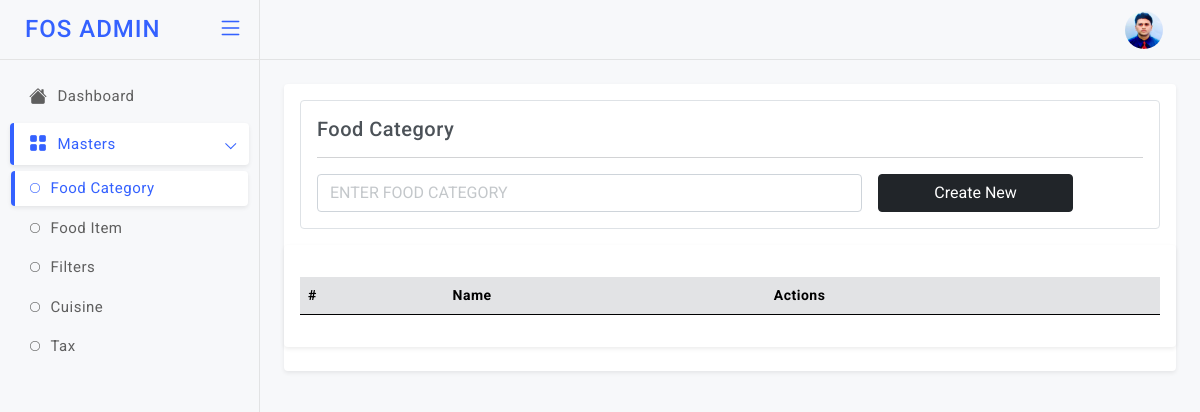
The app's page /foodcat (signed in), older data.
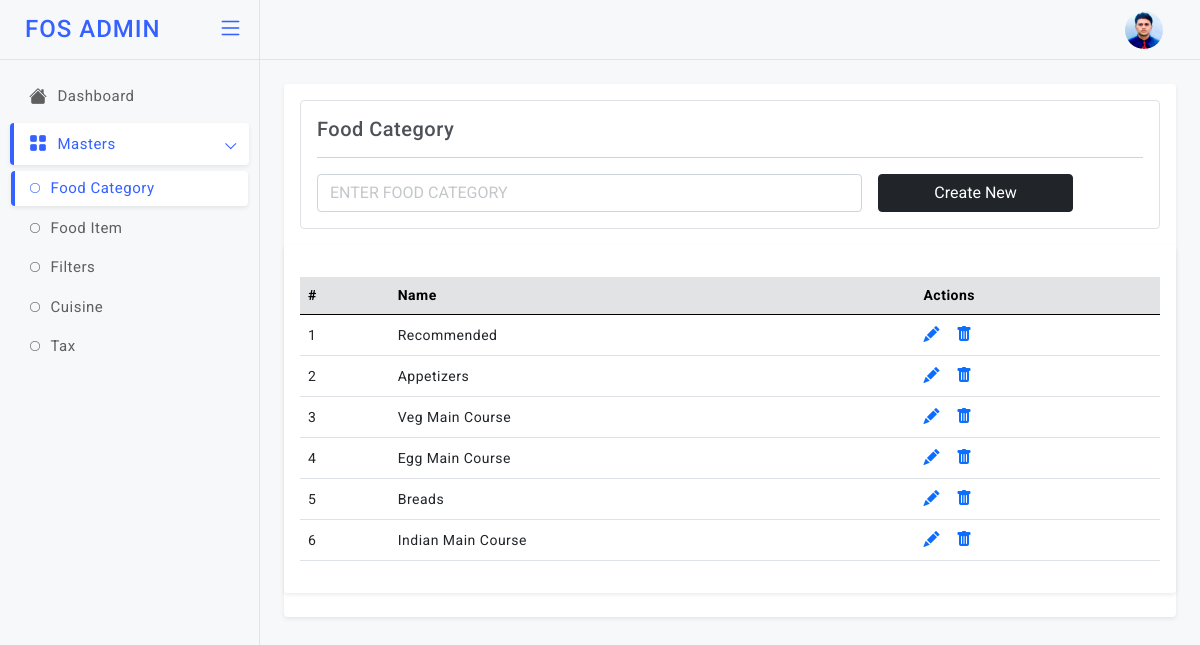
The same page, newer data.
### models.py (models this page shows)
class MenuCategory(db.Model):
    id=db.Column(db.Integer,primary_key=True)
    food_category_name=db.Column(db.String)

### app.py (the view)
@app.route('/foodcat', methods=["GET","POST"]) # End Point to Add & View the Menu Categories
def foodcat():
    if not settings.session.get("name"):
            return settings.redirect("/login")
    if settings.request.method=="POST":
        food_category_name = settings.request.form["food_category_name"]
        info=models.MenuCategory(food_category_name=food_category_name)
        db.session.add(info)
        db.session.commit()
    fetch=models.MenuCategory.query.all()
    return settings.render_template('admin/foodcat.html', getinfo=fetch)

### templates/admin/foodcat.html (shortened to what the changed rows need)
<!doctype html>
<html lang="en">
<head>
  <link href="static/admin-assets/plugins/simplebar/css/simplebar.css" rel="stylesheet" />
  <link href="static/admin-assets/plugins/perfect-scrollbar/css/perfect-scrollbar.css" rel="stylesheet" />
  <link href="static/admin-assets/plugins/metismenu/css/metisMenu.min.css" rel="stylesheet" />
  <link href="static/admin-assets/css/bootstrap.min.css" rel="stylesheet" />
  <link href="static/admin-assets/css/bootstrap-extended.css" rel="stylesheet" />
  <link href="static/admin-assets/css/style.css" rel="stylesheet" />
  <link href="static/admin-assets/css/icons.css" rel="stylesheet">
  <link rel="stylesheet" href="https://cdn.jsdelivr.net/npm/bootstrap-icons@1.5.0/font/bootstrap-icons.css">
	<link href="static/admin-assets/css/pace.min.css" rel="stylesheet" />
  <link href="static/admin-assets/css/dark-theme.css" rel="stylesheet" />
  <link href="static/admin-assets/css/light-theme.css" rel="stylesheet" />
  <link href="static/admin-assets/css/semi-dark.css" rel="stylesheet" />
  <link href="static/admin-assets/css/header-colors.css" rel="stylesheet" />
</head>
<body>
  <div class="wrapper">
          <main class="page-content">
            <div class="card">
               <div class="card">
                 <div class="card-body">
                   <div class="table-responsive mt-3">
                     <table class="table align-middle">
                       <thead class="table-secondary">
                         <tr>
                          <th>#</th>
                          <th>Name</th>
                          <th>Actions</th>
                         </tr>
                       </thead>
                       <tbody>
                        {% for i in getinfo %}
                         <tr>
                          <td>{{loop.index}}</td>
                           <td>
                             <p class="mb-0">{{i["food_category_name"]}}</p>
                           </td>
                            <td>
                             <div class="table-actions d-flex align-items-center gap-3 fs-6">
                              <a href="/foodcatupdate?id={{i['id']}}"><i class="bi bi-pencil-fill"></i></a>
                               <a href="/foodcatdel/{{i['id']}}"><i class="bi bi-trash-fill"></i></a>
                             </div>
                           </td>
                         </tr>
                         {% endfor %}
                       </tbody>
                     </table>
                   </div>
                 </div>
               </div>
          </main>
  </div>
</body>
</html>

Row changes from the older to the newer data that the page shows:
added MenuCategory: food_category_name "Recommended"
added MenuCategory: food_category_name "Appetizers"
added MenuCategory: food_category_name "Veg Main Course"
added MenuCategory: food_category_name "Egg Main Course"
added MenuCategory: food_category_name "Breads"
added MenuCategory: food_category_name "Indian Main Course"
